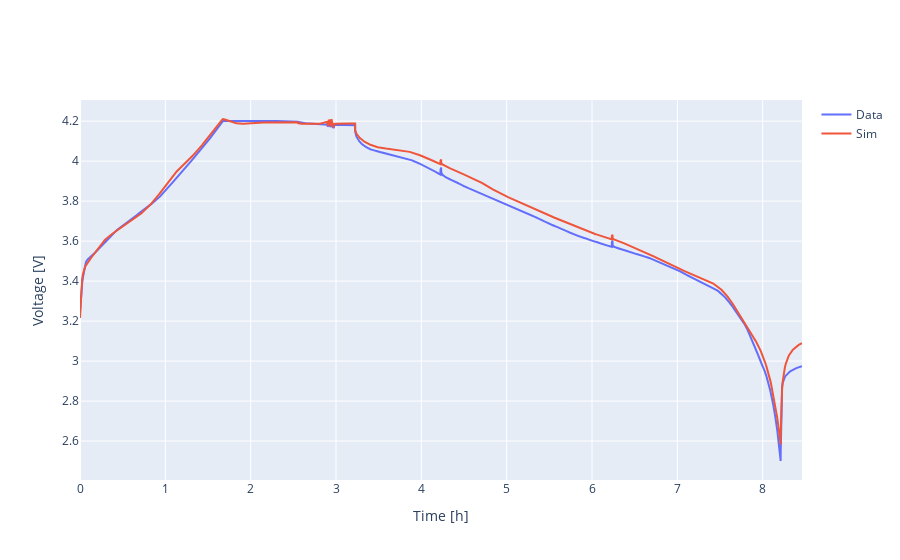

Notebook source saved alongside this figure:
### Code cell
%autoreload 2
data = pd.read_csv("scratch/SN01_cycle_1.csv")
data["time"] = data["time"].values - data["time"].values[0]

current = pybamm.Interpolant(x = data.time.values, y = -1*data.current.values, children=pybamm.t)

parameter_values = airbus_cell_parameters()
parameter_values["Current function [A]"] = current

# Initialize model
model = pybamm.lithium_ion.DFN(options={})

rpt_experiment = pybamm.Experiment(
    [
        (
            "Charge at C/2 until 4.2 V",
            "Hold at 4.2 V until 68mA",
            "Rest for 15 min",
            "Rest for 15 min",
            "Discharge at C/5 for 1 hour",
            "Discharge at C/20 for 30 s",
            "Discharge at C/5 for 2 hours",
            "Discharge at C/20 for 30 s",
            "Discharge at C/5 until 2.5 V",
            "Rest for 15 min"
        )
    ]
    * 1,
    period="0.5 seconds",
)

simulation = pybamm.Simulation(
    model=model,
    parameter_values=parameter_values,
    # experiment=rpt_experiment
)

solution = simulation.solve(initial_soc=f"{data.output.values[0] - 0.1} V")
fig = go.Figure()
fig.add_trace(go.Scatter(
    x = data["time"]/3600, 
    y = data["output"], name = "Data"))
fig.add_trace(go.Scatter(x = solution.t/3600, 
                         y = solution["Terminal voltage [V]"].entries,
                         name = "Sim"))
fig.update_xaxes(title="Time [h]")
fig.update_yaxes(title="Voltage [V]")

### Figure 1 — Plotly figure (JSON) as saved in the notebook; plotly's stock layout.template omitted (floating-point values rounded to 4 significant figures; data arrays with more than 128 entries replaced by an {"elided": "..."} marker saying what was removed)
{"data": [{"name": "Data", "type": "scatter", "x": {"elided": "18408 float values"}, "y": {"elided": "18408 float values"}}, {"name": "Sim", "type": "scatter", "x": {"elided": "18408 float values"}, "y": {"elided": "18408 float values"}}], "layout": {"xaxis": {"title": {"text": "Time [h]"}}, "yaxis": {"title": {"text": "Voltage [V]"}}}}
